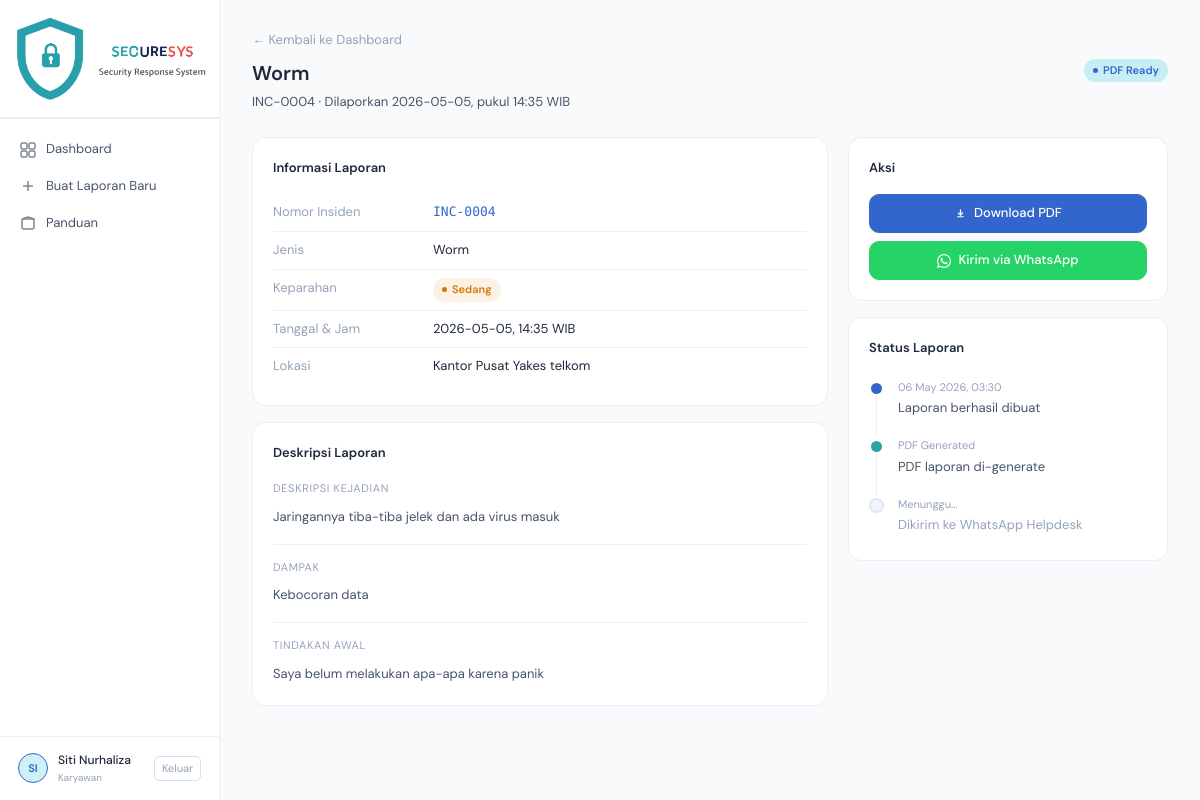
The app's page /laporan/4 (signed in) with its own data.
### app.py (models this page shows, shortened)
class User(db.Model):
    id = db.Column(db.Integer, primary_key=True)
    username = db.Column(db.String(80), unique=True, nullable=False)
    password_hash = db.Column(db.String(200), nullable=False)
    nama = db.Column(db.String(100), nullable=False)
    created_at = db.Column(db.DateTime, default=datetime.utcnow)
    laporan = db.relationship('LaporanInsiden', backref='user', lazy=True)

class LaporanInsiden(db.Model):
    id = db.Column(db.Integer, primary_key=True)
    nomor_insiden = db.Column(db.String(20), unique=True, nullable=False)
    jenis_insiden = db.Column(db.String(50), nullable=False)
    tanggal = db.Column(db.String(20), nullable=False)
    jam = db.Column(db.String(10), nullable=False)
    lokasi = db.Column(db.String(100), nullable=False)
    tim_csirt = db.Column(db.String(100))
    sistem_terdampak = db.Column(db.String(200))
    tingkat_keparahan = db.Column(db.String(20), nullable=False)
    deskripsi_kejadian = db.Column(db.Text, nullable=False)
    ringkasan_insiden = db.Column(db.Text)
    kronologi = db.Column(db.Text)
    dampak = db.Column(db.Text)
    tindakan_awal = db.Column(db.Text)
    akar_masalah = db.Column(db.Text)
    ioc_hash = db.Column(db.String(200))
    ioc_ip_domain = db.Column(db.String(200))
    ioc_port_media = db.Column(db.String(200))
    analisis_teknis = db.Column(db.Text)
    aksi_soc = db.Column(db.Text)
    aksi_ir = db.Column(db.Text)
    pemulihan = db.Column(db.Text)
    rekomendasi = db.Column(db.Text)
    status = db.Column(db.String(20), default='Draft')
    pdf_filename = db.Column(db.String(200))
    pelapor_id = db.Column(db.Integer, db.ForeignKey('user.id'), nullable=False)
    created_at = db.Column(db.DateTime, default=datetime.utcnow)
    updated_at = db.Column(db.DateTime, default=datetime.utcnow, onupdate=datetime.utcnow)

### app.py (the view)
@app.route('/laporan/<int:id>')
@login_required
def user_detail(id):
    laporan = LaporanInsiden.query.get_or_404(id)
    if laporan.pelapor_id != session['user_id']:
        flash('Anda tidak memiliki akses.', 'error')
        return redirect(url_for('user_dashboard'))
    wa_link = generate_wa_link(laporan)
    return render_template('user_detail.html', laporan=laporan, wa_link=wa_link)

### app.py (called while the page is built)
def login_required(f):
    @wraps(f)
    def decorated(*args, **kwargs):
        if 'user_id' not in session:
            flash('Silakan login terlebih dahulu.', 'warning')
            return redirect(url_for('login'))
        return f(*args, **kwargs)
    return decorated

def generate_wa_link(laporan):
    user = db.session.get(User, laporan.pelapor_id)
    nama = user.nama if user else '-'
    message = (
        f"📋 *LAPORAN INSIDEN KEAMANAN SIBER*\n"
        f"━━━━━━━━━━━━━━━━━━━━\n"
        f"📌 No: {laporan.nomor_insiden}\n"
        f"⚠️ Jenis: {laporan.jenis_insiden}\n"
        f"🔴 Keparahan: {laporan.tingkat_keparahan}\n"
        f"👤 Pelapor: {nama}\n"
        f"📅 Tanggal: {laporan.tanggal}, {laporan.jam} WIB\n"
        f"📍 Lokasi: {laporan.lokasi}\n"
        f"━━━━━━━━━━━━━━━━━━━━\n"
        f"📝 Deskripsi:\n{laporan.deskripsi_kejadian}\n"
        f"━━━━━━━━━━━━━━━━━━━━\n"
        f"_Mohon segera ditindaklanjuti. File PDF laporan akan dikirim menyusul._"
    )
    return f"https://wa.me/{WA_HELPDESK_NUMBER}?text={quote(message)}"

### templates/user_detail.html (shortened to what this page needs)
{% extends 'base.html' %}
{% block content %}
<div class="page-header fade-up">
  <div class="flex-between">
    <div>
      <a href="{{ url_for('user_dashboard') }}" style="color:var(--text3);text-decoration:none;font-size:13px">← Kembali ke Dashboard</a>
      <div class="page-title" style="margin-top:6px">{{ laporan.jenis_insiden }}</div>
      <div class="page-subtitle">{{ laporan.nomor_insiden }} · Dilaporkan {{ laporan.tanggal }}, pukul {{ laporan.jam }} WIB</div>
    </div>
    <div class="flex-gap">
      {% if laporan.status == 'Draft' %}<span class="badge gray"><span class="badge-dot"></span>Draft</span>
      {% elif laporan.status == 'PDF Generated' %}<span class="badge blue"><span class="badge-dot"></span>PDF Ready</span>
      {% elif laporan.status == 'Terkirim' %}<span class="badge green"><span class="badge-dot"></span>Terkirim</span>
      {% else %}<span class="badge gray"><span class="badge-dot"></span>{{ laporan.status }}</span>{% endif %}
    </div>
  </div>
</div>
<div style="display:grid;grid-template-columns:1fr 320px;gap:20px">
  <div>
    <div class="card fade-up fade-up-1" style="margin-bottom:16px">
      <div class="card-title">Informasi Laporan</div>
      <div class="detail-row"><span class="detail-key">Nomor Insiden</span><span class="detail-val" style="font-family:var(--mono);color:var(--accent)">{{ laporan.nomor_insiden }}</span></div>
      <div class="detail-row"><span class="detail-key">Jenis</span><span class="detail-val">{{ laporan.jenis_insiden }}</span></div>
      <div class="detail-row">
        <span class="detail-key">Keparahan</span>
        <span class="detail-val">
          {% if laporan.tingkat_keparahan == 'Tinggi' %}<span class="badge red"><span class="badge-dot"></span>Tinggi</span>
          {% elif laporan.tingkat_keparahan == 'Sedang' %}<span class="badge amber"><span class="badge-dot"></span>Sedang</span>
          {% else %}<span class="badge green"><span class="badge-dot"></span>Rendah</span>{% endif %}
        </span>
      </div>
      <div class="detail-row"><span class="detail-key">Tanggal & Jam</span><span class="detail-val">{{ laporan.tanggal }}, {{ laporan.jam }} WIB</span></div>
      <div class="detail-row"><span class="detail-key">Lokasi</span><span class="detail-val">{{ laporan.lokasi }}</span></div>
    </div>
    <div class="card fade-up fade-up-2" style="margin-bottom:16px">
      <div class="card-title">Deskripsi Laporan</div>
      <div style="margin-bottom:16px">
        <div style="font-size:11px;color:var(--text3);text-transform:uppercase;letter-spacing:0.06em;margin-bottom:8px">Deskripsi Kejadian</div>
        <p style="font-size:13px;color:var(--text2);line-height:1.7">{{ laporan.deskripsi_kejadian }}</p>
      </div>
      {% if laporan.dampak %}
      <div style="margin-bottom:16px;padding-top:14px;border-top:1px solid var(--border)">
        <div style="font-size:11px;color:var(--text3);text-transform:uppercase;letter-spacing:0.06em;margin-bottom:8px">Dampak</div>
        <p style="font-size:13px;color:var(--text2);line-height:1.7">{{ laporan.dampak }}</p>
      </div>
      {% endif %}
      {% if laporan.tindakan_awal %}
      <div style="padding-top:14px;border-top:1px solid var(--border)">
        <div style="font-size:11px;color:var(--text3);text-transform:uppercase;letter-spacing:0.06em;margin-bottom:8px">Tindakan Awal</div>
        <p style="font-size:13px;color:var(--text2);line-height:1.7">{{ laporan.tindakan_awal }}</p>
      </div>
      {% endif %}
    </div>
  </div>
  <div>
    <div class="card fade-up fade-up-1" style="margin-bottom:16px">
      <div class="card-title">Aksi</div>
      <div style="display:flex;flex-direction:column;gap:8px">
        {% if laporan.pdf_filename %}
        <a href="{{ url_for('download_pdf', id=laporan.id) }}" class="btn btn-primary" style="justify-content:center;width:100%">
          <svg width="13" height="13" viewBox="0 0 16 16" fill="none" stroke="currentColor" stroke-width="1.5"><path d="M4 12h8M8 3v7M5 7l3 3 3-3"/></svg>
          Download PDF
        </a>
        {% endif %}
        <a href="{{ wa_link }}" target="_blank" class="btn btn-wa" style="justify-content:center;width:100%">
          Kirim via WhatsApp
        </a>
      </div>
    </div>
    <div class="card fade-up fade-up-2">
      <div class="card-title">Status Laporan</div>
      <div class="timeline">
        <div class="tl-item">
          <div class="tl-dot" style="background:var(--accent)"></div>
          <div class="tl-content">
            <div class="tl-date">{{ laporan.created_at.strftime('%d %b %Y, %H:%M') if laporan.created_at else laporan.tanggal }}</div>
            <div class="tl-text">Laporan berhasil dibuat</div>
          </div>
        </div>
        <div class="tl-item">
          <div class="tl-dot" style="background:{% if laporan.pdf_filename %}var(--teal){% else %}var(--bg3){% endif %};border-color:{% if not laporan.pdf_filename %}var(--border){% else %}var(--bg2){% endif %}"></div>
          <div class="tl-content">
            <div class="tl-date">{% if laporan.pdf_filename %}PDF Generated{% else %}Menunggu...{% endif %}</div>
            <div class="tl-text" style="color:{% if laporan.pdf_filename %}var(--text2){% else %}var(--text3){% endif %}">PDF laporan di-generate</div>
          </div>
        </div>
        <div class="tl-item">
          <div class="tl-dot" style="background:{% if laporan.status == 'Terkirim' %}var(--green){% else %}var(--bg3){% endif %};border-color:{% if laporan.status != 'Terkirim' %}var(--border){% else %}var(--bg2){% endif %}"></div>
          <div class="tl-content">
            <div class="tl-date">{% if laporan.status == 'Terkirim' %}Terkirim{% else %}Menunggu...{% endif %}</div>
            <div class="tl-text" style="color:{% if laporan.status == 'Terkirim' %}var(--green){% else %}var(--text3){% endif %}">Dikirim ke WhatsApp Helpdesk</div>
          </div>
        </div>
      </div>
    </div>
  </div>
</div>
{% endblock %}

### templates/base.html (shortened to what this page needs)
<!DOCTYPE html>
<html lang="id">
<head>
</head>
<body>
<div class="app-layout">
  <aside class="sidebar">
    <div class="sidebar-logo">
      <img src="{{ url_for('static', filename='img/Logo.png') }}" alt="Logo" style="width: 100%; height: auto; max-width: 200px;">
    </div>
    <nav class="sidebar-nav">
      <a href="{{ url_for('user_dashboard') }}" class="nav-item {% if request.endpoint == 'user_dashboard' %}active{% endif %}">
        <svg class="nav-icon" viewBox="0 0 16 16" fill="none" stroke="currentColor" stroke-width="1.5"><rect x="1" y="1" width="6" height="6" rx="1.5"/><rect x="9" y="1" width="6" height="6" rx="1.5"/><rect x="1" y="9" width="6" height="6" rx="1.5"/><rect x="9" y="9" width="6" height="6" rx="1.5"/></svg>
        Dashboard
      </a>
      <a href="{{ url_for('laporkan_step1') }}" class="nav-item {% if request.endpoint in ['laporkan_step1','laporkan_step2','laporkan_step3'] %}active{% endif %}">
        <svg class="nav-icon" viewBox="0 0 16 16" fill="none" stroke="currentColor" stroke-width="1.5"><path d="M8 3v10M3 8h10"/></svg>
        Buat Laporan Baru
      </a>
      <a href="{{ url_for('view_guides') }}" class="nav-item {% if request.endpoint == 'view_guides' %}active{% endif %}">
        <svg class="nav-icon" viewBox="0 0 16 16" fill="none" stroke="currentColor" stroke-width="1.5"><path d="M2 4h12v8a2 2 0 01-2 2H4a2 2 0 01-2-2V4"/><path d="M2 4l6-2 6 2"/></svg>
        Panduan
      </a>
    </nav>
    <div class="sidebar-footer">
      <div class="user-info">
        <div class="avatar">{{ session.nama[:2]|upper if session.nama else 'U' }}</div>
        <div>
          <div class="user-name">{{ session.nama }}</div>
          <div class="user-role">Karyawan</div>
        </div>
        <a href="{{ url_for('logout') }}" class="logout-btn">Keluar</a>
      </div>
    </div>
  </aside>
  <main class="main-content">
    {% block content %}{% endblock %}
  </main>
</div>
</body>
</html>

### records on screen
User: nama "Siti Nurhaliza"
LaporanInsiden: jenis_insiden "Worm", nomor_insiden "INC-0004", tanggal "2026-05-05", jam "14:35", lokasi "Kantor Pusat Yakes telkom", deskripsi_kejadian "Jaringannya tiba-tiba jelek dan ada virus masuk", dampak "Kebocoran data", tindakan_awal "Saya belum melakukan apa-apa karena panik", created_at "06 May 2026, 03:30"

### other values on screen
{{ session.nama[:2]|upper if session.nama else 'U' }} "SI"
